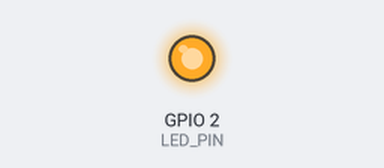
A sketch run on a simulated ESP32. Parts: output pins drawn as LEDs (lit = HIGH). Nothing arrives over Bluetooth unless stated; what the sketch prints to the serial monitor is not drawn.

Above: at 2.0 s.
Timing chart, 0 to 5.3 s (numbered marks = the images above):
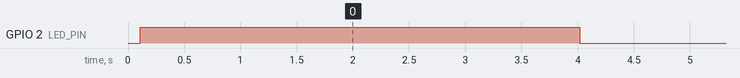

The sketch:

ble_beacon.ino
```cpp
/*
 * ============================================================
 * SmartAttend — ESP32 BLE Beacon Firmware
 * Continuously broadcasts classroom identity for Flutter to detect
 * ============================================================
 *
 * Hardware: ESP32 (any variant)
 * Library:  ESP32 BLE Arduino (built-in with esp32 board package)
 *
 * HOW IT WORKS:
 *   - ESP32 broadcasts a BLE advertisement packet every 100ms
 *   - Advertisement contains:
 *     - Device Name: "CLASSROOM_A101" (configurable below)
 *     - Service UUID: unique per classroom
 *   - Flutter app scans for devices starting with "CLASSROOM_" or "LAB_"
 *   - RSSI is measured by the phone to determine proximity
 *
 * CONFIGURATION:
 *   - Change CLASSROOM_NAME and CLASSROOM_UUID below
 *   - Flash to ESP32, no other setup needed
 *
 * ============================================================
 */

#include <BLEDevice.h>
#include <BLEAdvertising.h>
#include <BLEUtils.h>

// ─── CONFIGURATION ───────────────────────────────────────────
// Change these for each classroom ESP32

// Classroom identifier — must match your database 'room_name'
#define CLASSROOM_NAME "CLASSROOM_A101"

// Unique UUID for this classroom (generate one at https://www.uuidgenerator.net/)
// Must match your database 'ble_uuid' column
#define CLASSROOM_UUID "12345678-1234-1234-1234-1234567890AB"

// TX Power (advertised, not actual transmit power)
// Adjust for range calibration. Range: -100 to 20 dBm
#define TX_POWER_DBM -7

// Advertisement interval in ms (lower = more frequent = more battery)
#define ADV_INTERVAL_MIN 0x0040  // 40ms
#define ADV_INTERVAL_MAX 0x0060  // 60ms

// LED feedback (optional)
#define LED_PIN 2  // Built-in LED on most ESP32 boards
// ─────────────────────────────────────────────────────────────

BLEAdvertising* pAdvertising = nullptr;
bool ledState = false;

void setup() {
  Serial.begin(115200);
  delay(100);

  Serial.println();
  Serial.println("====================================");
  Serial.println("  SmartAttend ESP32 BLE Beacon");
  Serial.println("====================================");
  Serial.print("Classroom: ");
  Serial.println(CLASSROOM_NAME);
  Serial.print("UUID:      ");
  Serial.println(CLASSROOM_UUID);

  // ─── LED setup ─────────────────────────────────────────
  pinMode(LED_PIN, OUTPUT);
  digitalWrite(LED_PIN, HIGH);

  // ─── BLE Initialization ────────────────────────────────
  BLEDevice::init(CLASSROOM_NAME);
  BLEDevice::setPower(ESP_PWR_LVL_P9);  // Max power for range

  // ─── Advertising Setup ─────────────────────────────────
  pAdvertising = BLEDevice::getAdvertising();

  // Build advertisement data
  BLEAdvertisementData advData;
  advData.setFlags(0x06);  // BR/EDR Not Supported | LE General Discoverable
  advData.setCompleteServices(BLEUUID(CLASSROOM_UUID));
  advData.setName(CLASSROOM_NAME);

  // Build scan response (extended name, TX power)
  BLEAdvertisementData scanRespData;
  scanRespData.setName(CLASSROOM_NAME);
  scanRespData.setTXPower(TX_POWER_DBM);

  pAdvertising->setAdvertisementData(advData);
  pAdvertising->setScanResponseData(scanRespData);

  // Set advertising interval
  pAdvertising->setMinInterval(ADV_INTERVAL_MIN);
  pAdvertising->setMaxInterval(ADV_INTERVAL_MAX);

  // ─── Start Advertising ─────────────────────────────────
  pAdvertising->start();

  Serial.println("✅ BLE Beacon broadcasting!");
  Serial.println("Waiting for SmartAttend app to scan...");
}

void loop() {
  // ─── Blink LED every 2s to indicate beacon is alive ────
  static unsigned long lastBlink = 0;
  if (millis() - lastBlink > 2000) {
    ledState = !ledState;
    digitalWrite(LED_PIN, ledState ? HIGH : LOW);
    lastBlink = millis();

    // Print status to serial
    Serial.print("📡 Broadcasting: ");
    Serial.print(CLASSROOM_NAME);
    Serial.print(" | Uptime: ");
    Serial.print(millis() / 1000);
    Serial.println("s");
  }

  // ─── Keep advertising running ───────────────────────────
  // The BLE library handles advertising in the background.
  // No restart needed unless explicitly stopped.

  delay(100);
}

/*
 * ============================================================
 * MULTI-CLASSROOM DEPLOYMENT GUIDE
 * ============================================================
 *
 * For each classroom, flash a separate ESP32 with:
 *
 * CLASSROOM A101:
 *   CLASSROOM_NAME = "CLASSROOM_A101"
 *   CLASSROOM_UUID = "12345678-1234-1234-1234-1234567890AB"
 *
 * CLASSROOM A102:
 *   CLASSROOM_NAME = "CLASSROOM_A102"
 *   CLASSROOM_UUID = "12345678-1234-1234-1234-1234567890CD"
 *
 * CLASSROOM B201:
 *   CLASSROOM_NAME = "CLASSROOM_B201"
 *   CLASSROOM_UUID = "12345678-1234-1234-1234-1234567890EF"
 *
 * LAB CS01:
 *   CLASSROOM_NAME = "LAB_CS01"
 *   CLASSROOM_UUID = "12345678-1234-1234-1234-1234567890FF"
 *
 * These MUST match your database classrooms table exactly!
 *
 * ============================================================
 * SERIAL CONFIGURATION (Optional)
 * ============================================================
 *
 * You can configure the ESP32 via Serial commands:
 *   Send: "NAME=CLASSROOM_B101" to change room name
 *   Send: "STATUS" to print current config
 *
 * ============================================================
 * POWER TIPS
 * ============================================================
 *
 * - Power via USB from classroom plug
 * - OR use 18650 LiPo battery (runs ~72 hours at 40ms interval)
 * - Deep sleep between ads is NOT used here to keep BLE stable
 * - If battery life is critical, increase ADV_INTERVAL to 500ms
 *
 * ============================================================
 * RSSI CALIBRATION
 * ============================================================
 *
 * The SmartAttend Flutter app uses RSSI > -75 dBm to verify
 * classroom presence. Typical values:
 *
 * Distance  | RSSI
 * ----------+---------
 * 1m        | -40 to -55
 * 5m        | -55 to -65
 * 10m       | -65 to -75
 * Outside   | < -75
 *
 * Place ESP32 centrally in the classroom for best results.
 * ============================================================
 */
```

Measured:
- by itself, GPIO 2 (LED_PIN): alternates HIGH for 2.0 s and LOW for 2.0 s
